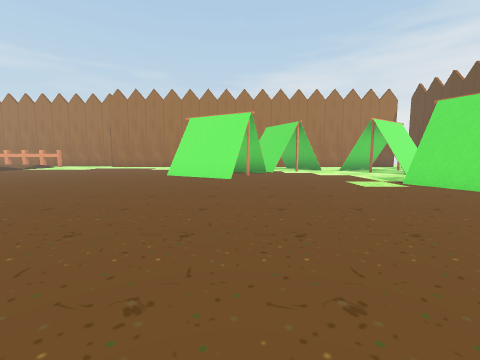
view 1 (above)

21 first-person views from a walk through a scene from a Unity 3-D project. The camera is 1.4 m above the floor, tilts 6° down and sees 90° across. The floor is counted in squares, 2 m on a side. Each view is taken from the middle of a square. On the plan, view 1 faces up. The plan holds only what a view shows up to about 9 squares ahead; the rest is blank. The place goes on beyond the plan. Some surface patterns are stand-ins.

view 2
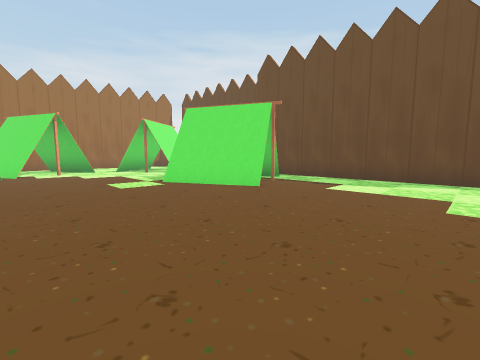

view 3
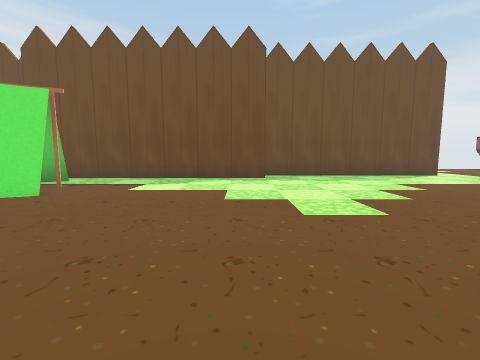

view 4
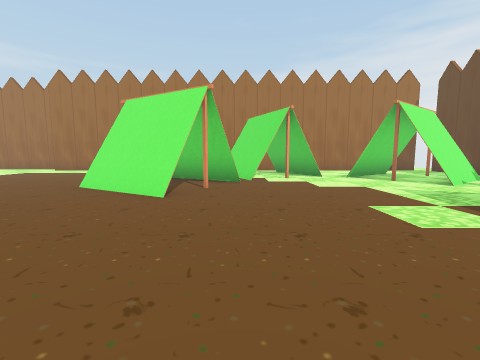

view 5
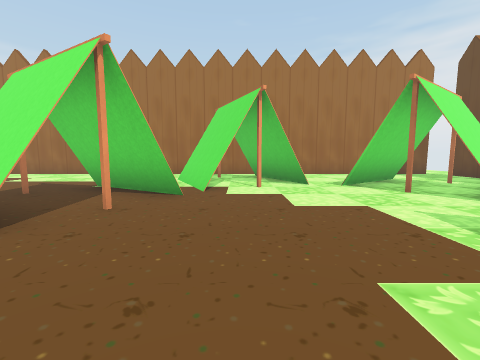

view 6
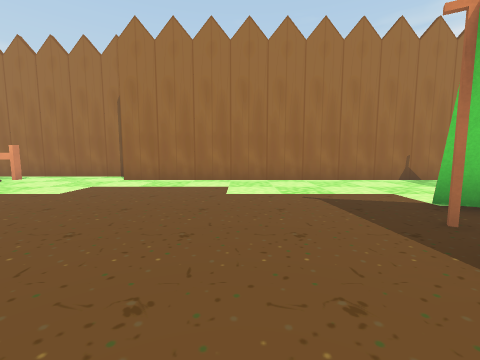

view 7
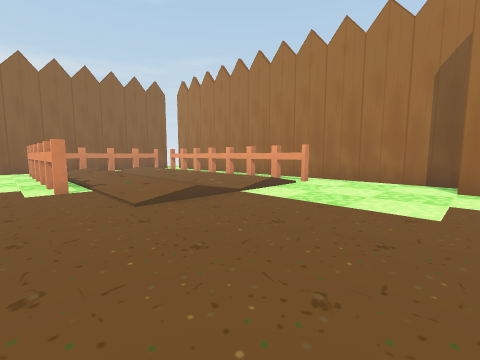

view 8
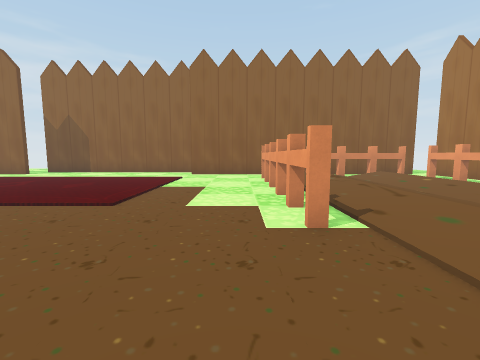

view 9
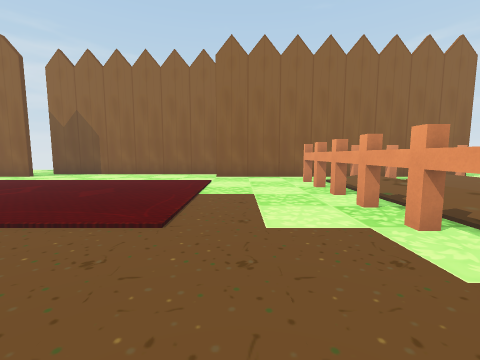

view 10
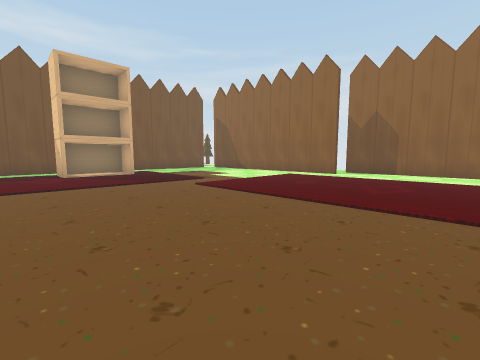

view 11
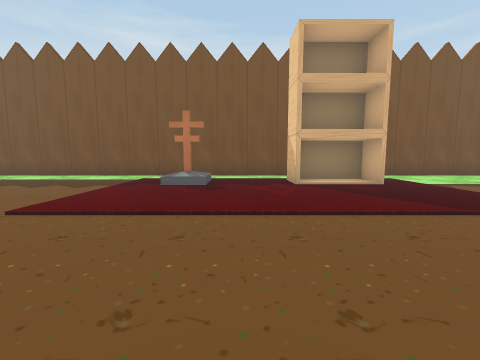

view 12
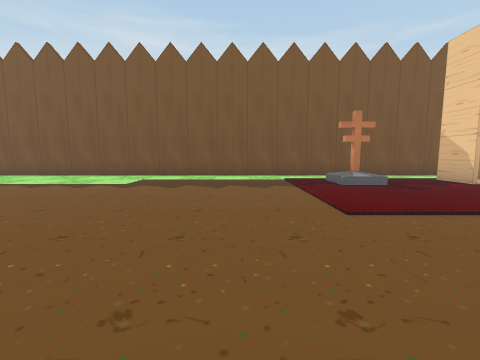

view 13
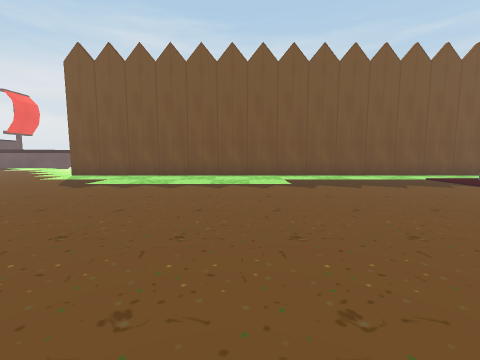

view 14
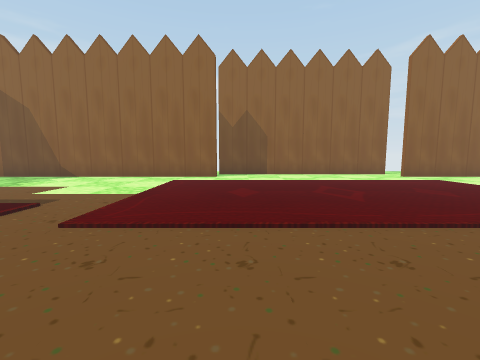

view 15
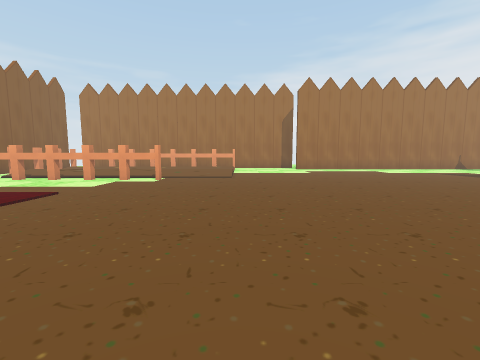

view 16
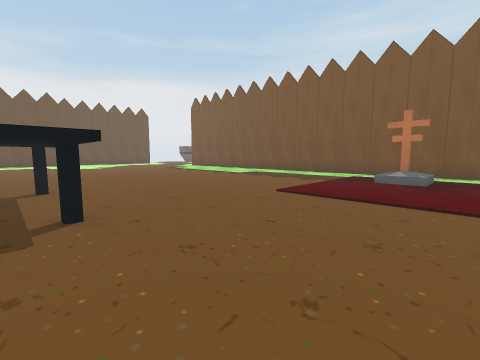

view 17
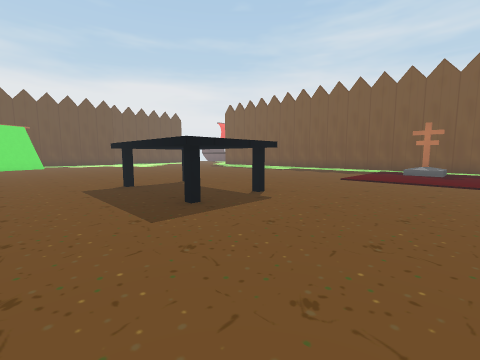

view 18
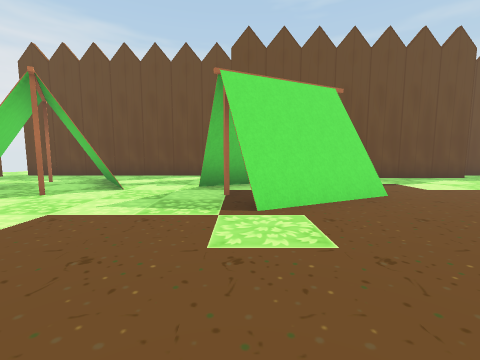

view 19
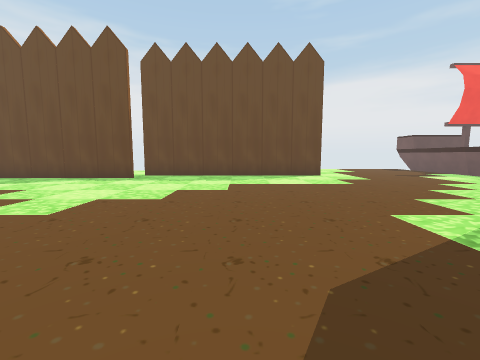

view 20
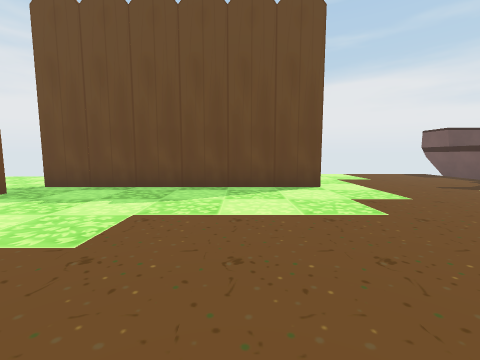

view 21
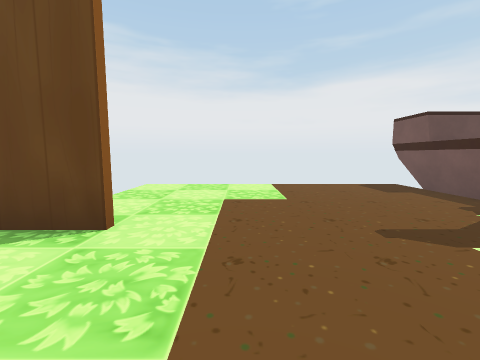

### Floor plan
Key: @ floor where view 1 was taken; # wall or solid block; . floor; / step, stairs or slope; ^ raised ledge; T tent; C cabinet.
Columns run from 20 left of view 1 to 13 right of it. Each row starts with its distance up from view 1.
 15  .##   #######
 14  #.########..#################
 13  ##       ............T .....#
 12  ##///////...........TTT..T..#
 11  ##///////...........T.T.TTT.#
 10  ##///////.........TTT...T.TT#
  9  # ^^^^^/.........T.TT....TT.#
  8  #................TTT........#
  7  #..................T........#
  6 #.......................TTTT
  5 #........................TTT#
  4 #........................T..#
  3 #............###............#
  2 #............###............#
  1 #...........................#
  0 ##..................@.......#..
 -1  #................... ......##
 -2  #...........................#
 -3  #...........................#
 -4  #...........................#
 -5  #.....CCC.#.................#
 -6  #....  .....................#...
 -7  #######################.........
 -8                         .........
 -9                           .......
-10                            ......
-11                             .....
-12                              #####

Positions as (right, up) in squares from view 1, and headings:
1: (0, 0), facing up
2: (1, 0), facing up-right
3: (1, 0), facing right
4: (1, 3), facing up
5: (2, 5), facing up
6: (-4, 7), facing up
7: (-7, 8), facing up-left
8: (-10, 8), facing left
9: (-11, 7), facing left
10: (-10, 4), facing down-left
11: (-10, 1), facing down
12: (-6, 1), facing down
13: (-2, 1), facing down
14: (-11, 1), facing left
15: (-10, 2), facing up
16: (-10, 2), facing down-right
17: (-10, 5), facing down-right
18: (1, 6), facing right
19: (1, -4), facing right
20: (4, -5), facing right
21: (7, -8), facing right
